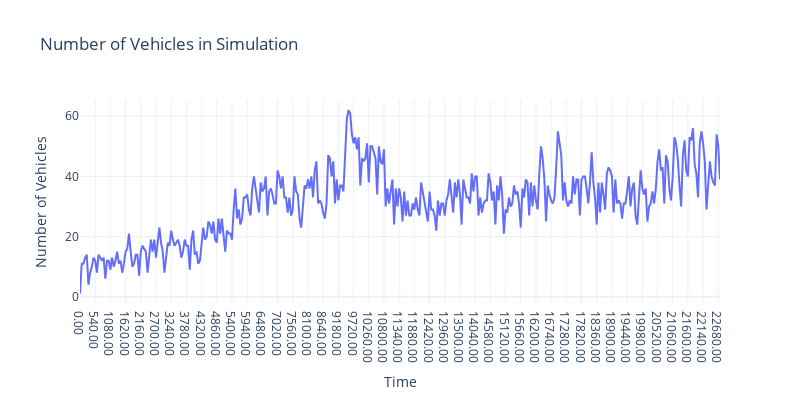

The cell this chart's notebook holds for it:
### Code cell
import plotly.express as px

# scatter plot with lines and markers
px.line(
    df,
    x="time",
    y="vehicle",
    title="Number of Vehicles in Simulation",
    labels={"vehicle": "Number of Vehicles", "time": "Time"},
    template="plotly_white",
    width=800,
    height=400,
)

### Figure 1 — Plotly figure (JSON) as saved in the notebook; plotly's stock layout.template omitted (floating-point values rounded to 4 significant figures; data arrays with more than 128 entries replaced by an {"elided": "..."} marker saying what was removed)
{"data": [{"hovertemplate": "Time=%{x}<br>Number of Vehicles=%{y}<extra></extra>", "legendgroup": "", "line": {"color": "#636efa", "dash": "solid"}, "marker": {"symbol": "circle"}, "mode": "lines", "name": "", "orientation": "v", "showlegend": false, "type": "scatter", "x": {"elided": "380 str values"}, "xaxis": "x", "y": {"elided": "380 int values"}, "yaxis": "y"}], "layout": {"height": 400, "legend": {"tracegroupgap": 0}, "title": {"text": "Number of Vehicles in Simulation"}, "width": 800, "xaxis": {"anchor": "y", "domain": [0, 1], "title": {"text": "Time"}}, "yaxis": {"anchor": "x", "domain": [0, 1], "title": {"text": "Number of Vehicles"}}}}
